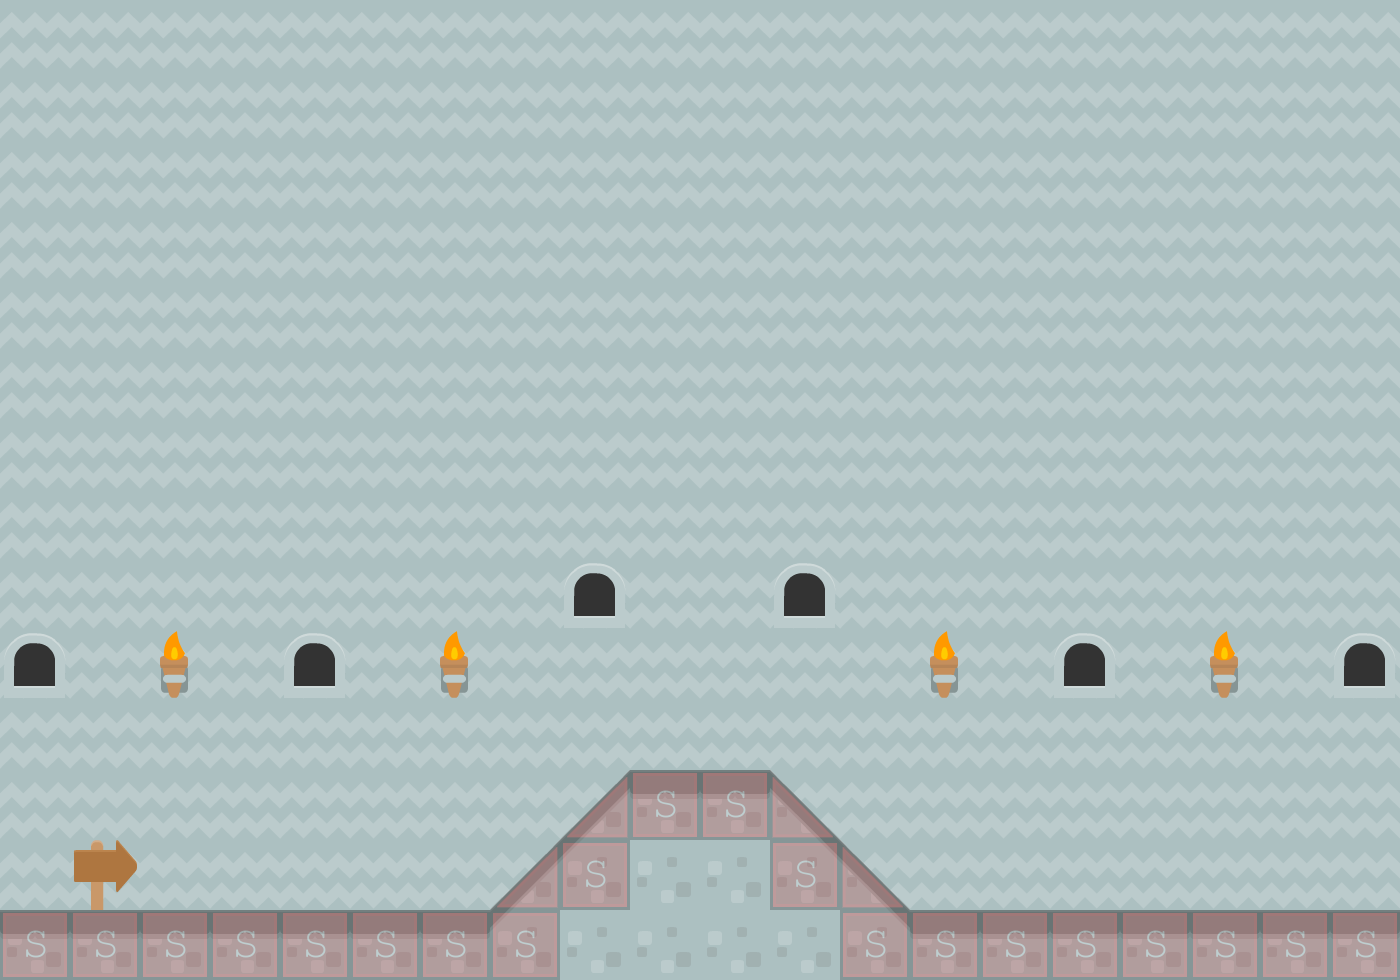

The image is a tile-based game level rendered from a .tmx file. Its description and source (layers, tilesets, objects; grid data summarised) follow:
An orthogonal 20x14 tile map with 70x70 px tiles, 3 tile layers (background, Tile Layer 1, collision), 2 tilesets.

<map version="1.0" orientation="orthogonal" renderorder="right-down" width="20" height="14" tilewidth="70" tileheight="70" backgroundcolor="#959595">
 <tileset firstgid="1" name="background-tiles" tilewidth="70" tileheight="70">
  <image source="../img/background-tiles.png" width="910" height="910" />
 </tileset>
 <tileset firstgid="170" name="meta-tiles" tilewidth="70" tileheight="70">
  <image source="../img/meta-tiles.png" width="350" height="70" />
  <tile id="1">
   <properties>
    <property name="type" value="lslope" />
   </properties>
  </tile>
  <tile id="3">
   <properties>
    <property name="type" value="rslope" />
   </properties>
  </tile>
  <tile id="4">
   <properties>
    <property name="type" value="solid" />
   </properties>
  </tile>
 </tileset>
 <layer name="background" width="20" height="14">
  <data>[280 cells, 280 non-empty, 2 distinct tile ids]</data>
 </layer>
 <layer name="Tile Layer 1" width="20" height="14">
  <data>[280 cells, 41 non-empty, 9 distinct tile ids]</data>
 </layer>
 <layer name="collision" width="20" height="14" opacity="0.22">
  <data>[280 cells, 24 non-empty, 3 distinct tile ids]</data>
 </layer>
</map>
